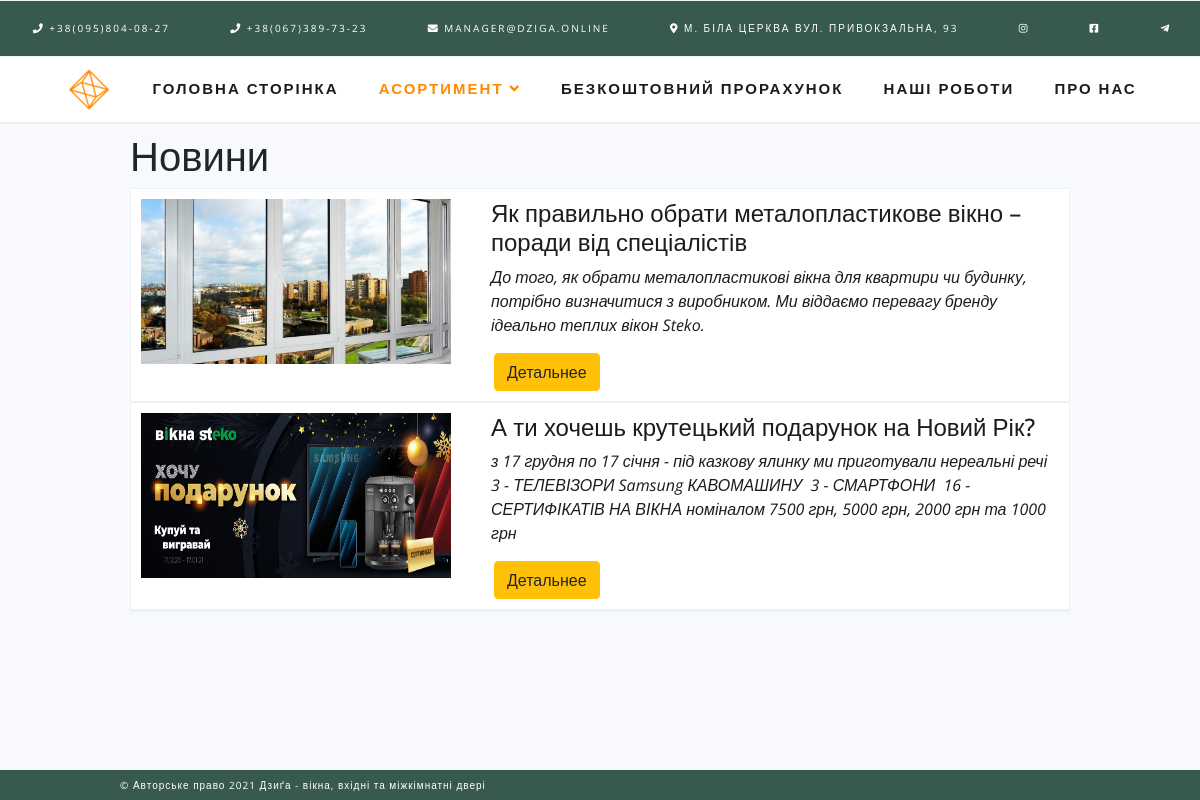
The page / on the database its author committed.
### news/models.py (models this page shows, shortened)
class Articles(models.Model):
    title = models.CharField('Название', max_length=100)
    anons = models.TextField('Анонс', max_length=250)
    full_text = RichTextUploadingField('Текст статьи')
    date = models.DateTimeField('Дата публикации')
    img = models.ImageField(help_text='150x150px', verbose_name='Ссылка картинки')
    class Meta:
        verbose_name = 'Новость'
        verbose_name_plural = 'Новости'

### news/views.py (the view)
# urls.py: path('', views.news_home, name='news_home'),
def news_home(request):
    news = Articles.objects.all()
    return render(request, 'news/news_home.html', {'news': news})

### news/templates/news/news_home.html (shortened to what this page needs)
{% extends 'main/layout.html' %}
{% block content %}
    <ul class="features">
        <h1>Новини</h1>
        {% for article in news %}
        <div class="alert-warning">
            <img src="{{ MEDIA }}{{ article.img.url }}" align="left" width="310" height="165">
            <blockquote>
                <h4>{{ article.title }}</h4>
                <cite>{{ article.anons }}</cite>
            </blockquote>
            <a href="{% url 'news-detail' article.id %}" class="btn btn-warning">Детальнее</a>
        </div>
        {% endfor %}
    </ul>
{% endblock %}

### main/templates/main/layout.html (shortened to what this page needs)
{% load static %}
<!doctype html>
<html lang="en">
<head>
    <link rel="stylesheet" href="https://stackpath.bootstrapcdn.com/bootstrap/4.5.2/css/bootstrap.min.css">
    <link rel="stylesheet" href="https://use.fontawesome.com/releases/v5.8.2/css/all.css">
    <link rel="stylesheet" href="{% static 'main/css/main.css' %}">
</head>
<body>
    <div class="head">
        <ul class="contacts">
            <li><a href=""><i class="fas fa-phone"></i> +38(095)804-08-27</a></li>
            <li><a href=""><i class="fas fa-phone"></i> +38(067)389-73-23</a></li>
            <li><a href=""><i class="fas fa-envelope"></i> manager@dziga.online</a></li>
            <li><a href=""><i class="fas fa-map-marker-alt"></i>  м. Біла Церква вул. Привокзальна, 93</a></li>
            <li><a href="https://www.instagram.com/dziga.online/"><i class="fab fa-instagram"></i></a></li>
            <li><a href="https://www.facebook.com/Dzigaonline-106472467752464"><i class="fab fa-facebook-square"></i> </a></li>
            <li><a href="https://t.me/dziga"><i class="fab fa-telegram-plane"></i> </a></li>
        </ul>
    </div>
    <div class="footer"><p>&copy; Авторське право 2021 Дзиґа - вікна, вхідні та міжкімнатні двері<p></div>
    <nav>
        <ul class="topmenu">
            <li><a href="/"><img src="{% static 'main/img/logo.png' %}" alt=""></a></li>
            <li><a href="/">ГОЛОВНА СТОРІНКА</a></li>
            <li><a href="range" class="active">АСОРТИМЕНТ  <i class="fas fa-angle-down"></i></a>
            </li>
        <li><a href="{% url 'create' %}">БЕЗКОШТОВНИЙ ПРОРАХУНОК</a></li>
        <li><a href="gallery">НАШІ РОБОТИ</a></li>
        <li><a href="about">ПРО НАС</a></li>
        </ul>
    </nav>
    <main>
        {% block content %}
        {% endblock %}
    </main>
</body>
</html>

### main/static/main/css/main.css (style rules this page uses)
* { box-sizing: border-box; }
body { margin: 0; background: #f7f9fe; font-family: 'Open Sans', sans-serif; }
.head { background: #38594d; box-shadow: 0 2px 0 0 #ECF1F2; border-top: 1px solid #ECF1F2; text-align: center; }
.head a { text-decoration: none; display: block; transition: .3s linear; }
.head ul { list-style: none; margin: 0; padding: 0; }
.head .contacts > li { display: inline-block; position: relative; margin-right: -4px; }
.head .contacts > li > a { padding: 20px 30px; font-size: 10px; text-transform: uppercase; letter-spacing: 2px; color: white; }
.footer { position: fixed; z-index: 6; left: 0; bottom: 0; background: #38594d; width: 100%; text-align: left; height: 30px; margin-top: -30px; }
.footer p { text-decoration: none; display: block; position: relative; top: 8px; left: 10%; width: 80%; font-size: 10px; letter-spacing: 1px; font-family: 'Open Sans', sans-serif; color: #ffffff; transition:.3s linear; }
nav { background: white; box-shadow: 0 2px 0 0 #ECF1F2; border-top: 1px solid #ECF1F2; text-align: center; }
nav a { text-decoration: none; display: block; transition: .3s linear; }
nav ul { list-style: none; margin: 0; padding: 0; }
.topmenu > li { display: inline-block; position: relative; margin-right: -4px; }
.topmenu > li > a { font-weight: bold; padding: 10px 20px; font-size: 15px; text-transform: uppercase; letter-spacing: 2px; color: #1c1c1c; }
.topmenu .active, .topmenu > li > a:hover, .submenu li a:hover { color: #ff8900; }
main .features { position: relative; left: 10%; width: 80%; padding: 10px; }
.alert-warning { background: #ffffff; box-shadow: 0 2px 0 0 #ECF1F2; border: 1px solid #ECF1F2; position: relative; width: 100%; padding: 10px; text-align: left; font-family: 'Open Sans', sans-serif; color: #1c1c1c; }
.alert-warning blockquote { margin-left: 350px; }
.alert-warning a { margin-left: 40px; }

### rows shown on the page
Articles: img (picture), title "Як правильно обрати металопластикове вікно – поради від спеціалістів", anons "До того, як обрати металопластикові вікна для квартири чи будинку, потрібно визначитися з виробником. Ми віддаємо перевагу бренду ідеально теплих вікон Steko."
Articles: img (picture), title "А ти хочешь крутецький подарунок на Новий Рік?", anons "з 17 грудня по 17 січня - під казкову ялинку ми приготували нереальні речі 3 - ТЕЛЕВІЗОРИ Samsung КАВОМАШИНУ 3 - СМАРТФОНИ 16 - СЕРТИФІКАТІВ НА ВІКНА номіналом 7500 грн, 5000 грн, 2000 грн та 1000 грн"
